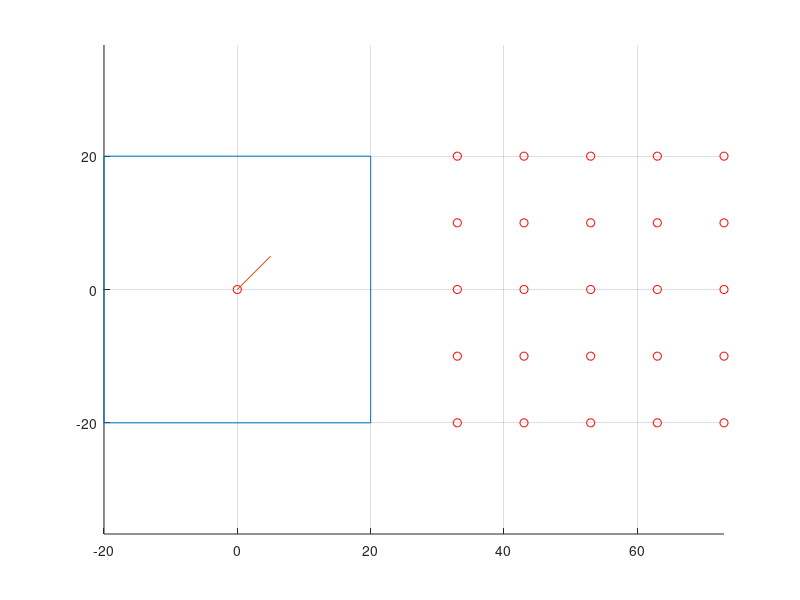

Source code (MATLAB): (Note: this script raises an error after producing the figure.)
% -----------------------------------
% TSAE Robot Competation
% AE KMITL
% -----------------------------------
clc; clear; close all; format compact

% Basic Geometry
w  = 40;  h  = 40;
a  = 0;  b  = 5;  c = 5; 
B  = 5;
L2 = 70;
L3 = 60;
G  = 10;
XX = [33 43 53 63 73];
YY = [10 20];
X = XX
Y = [-fliplr(YY) 0 YY]

% Sketch base, table and frame 
base = [-w/2 -h/2;
         w/2 -h/2;
         w/2  h/2;
        -w/2  h/2;
        -w/2 -h/2];

figure; hold on; grid on; axis equal; 
plot(base(:,1),base(:,2))
plot(0, 0, 'ro');

% Plot the grid
for j = 1:5
    for i = 1:5
        xPos = X(i);
        yPos = Y(j);
        plot(xPos, yPos, 'ro'); 
    end
end

% Input and plot the target
x = input('x: ');
y = input('y: ');

R = sqrt(x^2 + y^2)
phi1 = atan2d(y,x);
theta1 = phi1+90

arm = [0 0;
       x y];
plot(arm(:,1),arm(:,2))

figure

D  = sqrt(B^2 + R^2);
disp('R B  L2  L3  G  D :')
disp([R B, L2, L3, G, D])

% Calculate angles
theta3 = acosd((L2^2 + L3^2 - D^2) / (2*L2*L3));

alpha = atan2d(R, B);
for i=1:3
    switch i
        case 1, beta = atan2d(L3*sind(180-theta3), L2+L3*cosd(180-theta3));
        case 2, beta = asind(L3*sind(theta3)/D);  % คำนวณมือง่ายแต่อาจมีข้อจำกัด
        case 3, beta = acosd((D^2 + L2^2 - L3^2) / (2*L2*D));
    end
    
    theta2 = alpha + beta;
    
    theta4 = 360 - theta2 - theta3;
    
    disp('theta2  theta3  theta4 :')
    disp([theta2, theta3, theta4])
    
    % Verify the solution
    R_chk = L2*cosd(theta2-90) + L3*cosd(theta4-90)
    B_chk = L3*sind(theta4-90) - L2*sind(theta2-90)
    
    % Plot the result
    % ใช้เป็น input ของงานในภายหลัง
    
    % Convert angles into plotting angles
    q2 = theta2 - 90;
    q3 = q2 + theta3 + 180;
    q4 = q3 + theta4 + 180;
    
    P0 = [0, 0];
    P1 = [L2*cosd(q2), L2*sind(q2)];
    P2 = P1 + [L3*cosd(q3), L3*sind(q3)];
    P3 = P2 + [ G*cosd(q4),  G*sind(q4)];
    P  = [P0; P1; P2; P3]
    
    subplot(3,1,i)
    plot(P(:,1), P(:,2), 'r-o')
    grid on; axis equal 
end
